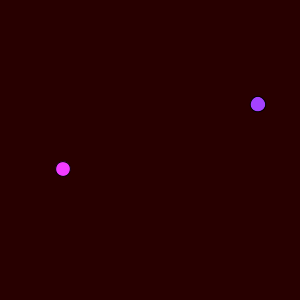
Frame 1 (no input)
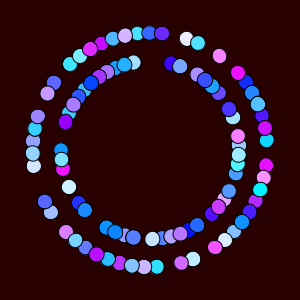
Frame 60 (the mouse pressed at the canvas centre just before this capture)
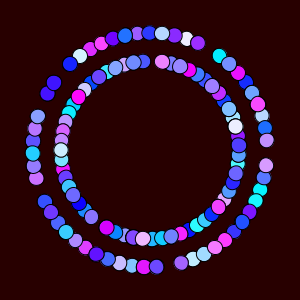
Frame 120 (the mouse held since frame 60 and released just before this capture)

The Processing sketch that drew these frames (run headless with seeded random() and noise(); from frame 60 on, the mouse is pressed at the canvas centre):

// Processing sketch: processing_170089
// ── processing_170089.pde

void setup()
 
{
  size (300,300);
  background(40,0,0);
}
 
void draw()
{
  //background(40,0,0);
   
  //sekunde Ã¤uÃ�erer Kreis
  float sekunde_2 = map(millis(), 0, 59, 0, 8*PI);
  pushMatrix();
  translate(width/2, height/2);
  rotate(sekunde_2);
  fill(random (255), random(255) ,(255));
  ellipse(75 , 90, 15, 15);
  popMatrix();
   
  //sekunde innerer Kreis
  float sekunde_3 = map(millis(), 0, 59, 0, -8*PI);
  pushMatrix();
  translate(width/2, height/2);
  rotate(sekunde_3);
  fill(random (255), random(255) ,(255));
  ellipse(55 , 70, 15, 15);
  popMatrix();
}
